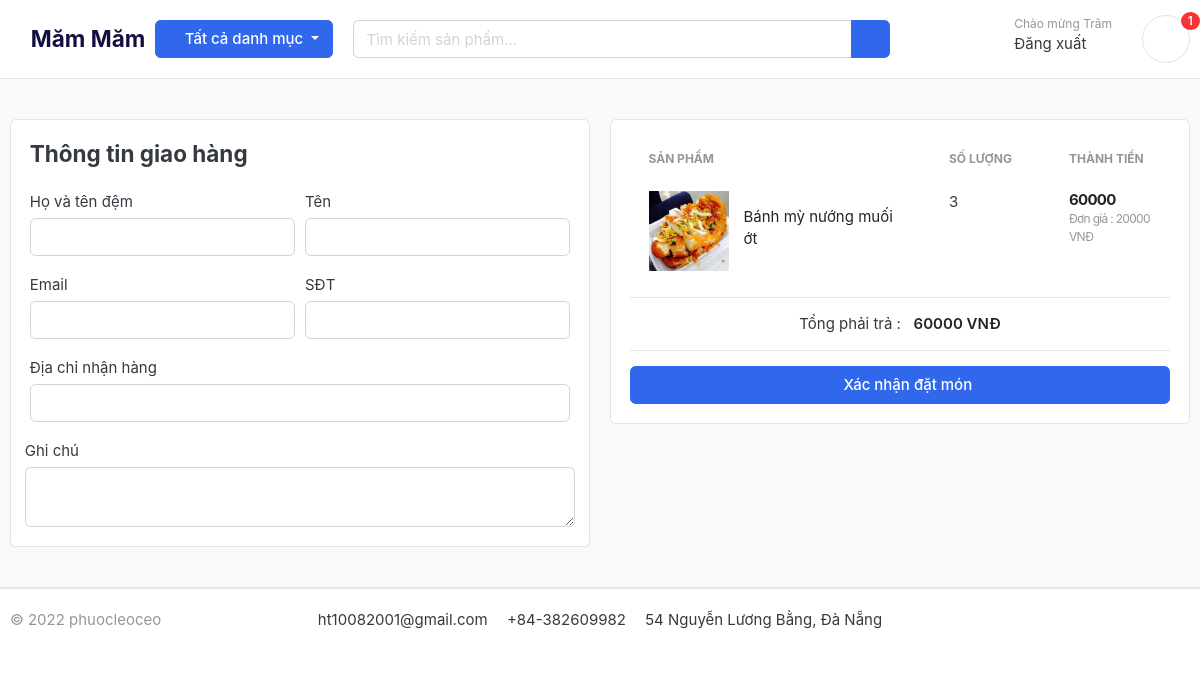
The page /cart/checkout (signed in) on the database as committed earlier.
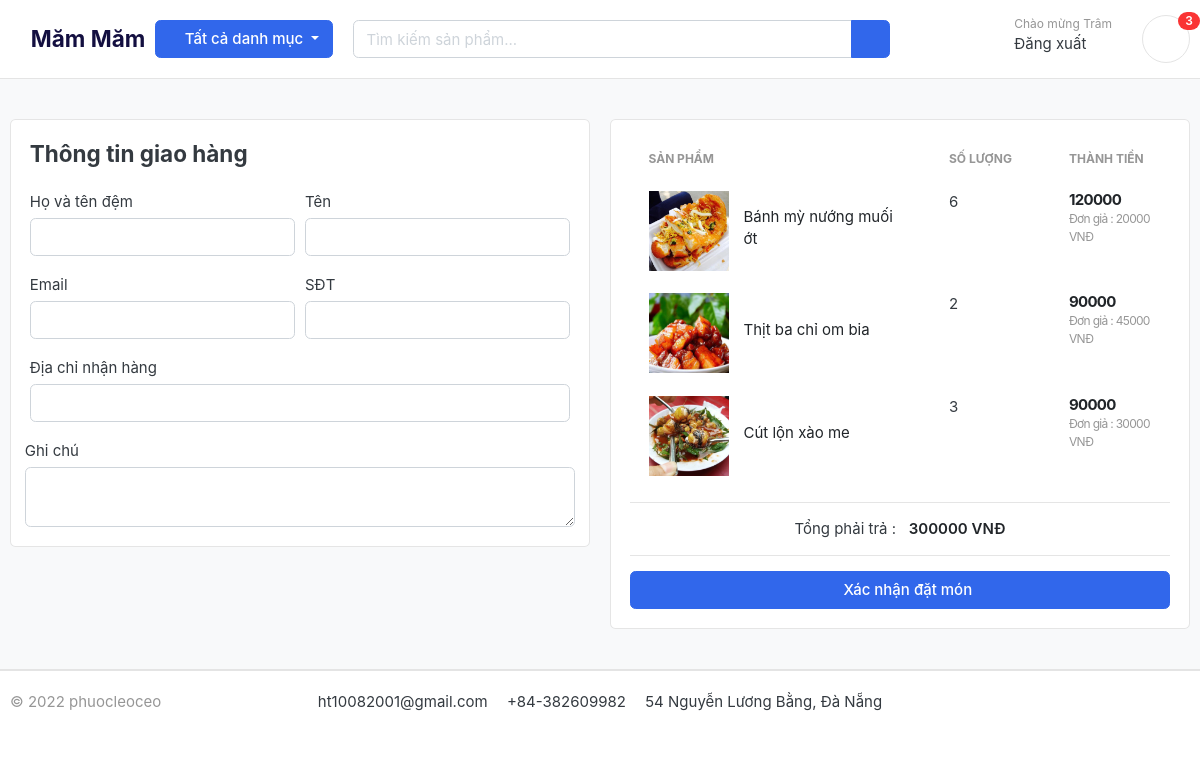
The same page on the database as committed later.
### cart/models.py (models this page shows, shortened)
class CartItem(models.Model):
    product = models.ForeignKey(Product, on_delete=models.CASCADE)
    cart = models.ForeignKey(Cart, on_delete=models.CASCADE)
    quantity = models.IntegerField()
    is_active = models.BooleanField(default=True)
    user = models.ForeignKey(User, on_delete=models.CASCADE, null=True)
    def cart_total(self):
        return self.product.price * self.quantity

### product/models.py (models this page shows, shortened)
class Product(models.Model):
    name = models.CharField(max_length=100, unique=True)
    slug = models.SlugField(max_length=50, unique=True, allow_unicode=True)
    price = models.IntegerField()
    description = models.TextField(max_length=500, blank=True)
    image = models.ImageField(upload_to='photos/products')
    is_available = models.BooleanField(default=True)
    created_date = models.DateTimeField(auto_now_add=True)
    modified_date = models.DateTimeField(auto_now=True)
    category = models.ForeignKey(Category, on_delete=models.CASCADE)
    class Meta:
        verbose_name = "product"
        verbose_name_plural = "products"
    def get_detail(self):
        return reverse("product_detail", args=[self.slug])

### cart/views.py (the view)
# urls.py: path("checkout", views.checkout, name="checkout")
@login_required(login_url="login")
def checkout(request):
    total = 0
    cart_items = None
    try:
        if request.user.is_authenticated:
            cart_items = CartItem.objects.filter(user=request.user, is_active=True)
        else:
            cart = Cart.objects.get(cart_id=cart_id_from_session(request))
            cart_items = CartItem.objects.filter(cart=cart, is_active=True)
        for ci in cart_items:
            total += ci.cart_total()
    except ObjectDoesNotExist:
        pass
    return render(request=request, template_name="cart/checkout.html",
                  context={"total": total, "cart_items": cart_items})

### cart/context_processors.py (called while the page is built)
def cart_count(request):
    cart_count_badge = 0
    if "admin" in request.path:
        return {}
    else:
        try:
            cart = Cart.objects.filter(cart_id=cart_id_from_session(request))
            if request.user.is_authenticated:
                cart_items = CartItem.objects.all().filter(user=request.user)
            else:
                cart_items = CartItem.objects.all().filter(cart=cart[:1])
            cart_count_badge = cart_items.count()
        except Cart.DoesNotExist:
            cart_count_badge = 0
    return dict(cart_count_badge=cart_count_badge)

### cart/views.py (called while the page is built)
def cart_id_from_session(request):
    cart_id = request.session.session_key
    if not cart_id:
        cart_id = request.session.create()
    return cart_id

### category/context_processors.py (called while the page is built)
def header_menu_links(request):
    links = Category.objects.all()
    return dict(links=links)

### category/models.py (called while the page is built)
    def get_product(self):
        return reverse("product_by_category", args=[self.slug])

### templates/cart/checkout.html (shortened to what the changed rows need)
{% extends 'base.html' %}
{% load static %}
{% block content %}
<section class="section-content padding-y bg">
    <div class="container">
        <div class="row">
            <aside class="col-lg-6">
                <div class="card">
                    <div class="card-body">
                        <table class="table table-borderless table-shopping-cart">
                            <thead class="text-muted">
                                <tr class="small text-uppercase">
                                    <th scope="col">Sản phẩm</th>
                                    <th scope="col" width="120">Số lượng</th>
                                    <th scope="col" width="120">Thành tiền</th>
                                </tr>
                            </thead>
                            <tbody>
                                {% for ci in cart_items %}
                                <tr>
                                    <td>
                                        <figure class="itemside align-items-center">
                                            <div class="aside">
                                                <img src="{{ ci.product.image.url }}" class="img-sm">
                                            </div>
                                            <figcaption class="info">
                                                <a href="{{ ci.product.get_detail }}" class="title text-dark">
                                                    {{ ci.product.name }}
                                                </a>
                                            </figcaption>
                                        </figure>
                                    </td>
                                    <td>
                                        <label for="">{{ci.quantity}}</label>
                                    </td>
                                    <td>
                                        <div class="price-wrap">
                                            <var class="price">{{ ci.cart_total }}</var>
                                            <small class="text-muted">Đơn giả : {{ ci.product.price }} VNĐ</small>
                                        </div>
                                    </td>
                                </tr>
                                {% endfor %}
                            </tbody>
                        </table>
                        <div style="text-align:center;">
                            <span>Tổng phải trả : </span>
                            <span class="text-right text-dark b">
                                {{ total }} VNĐ
                            </span>
                        </div>
                    </div>
                </div>
            </aside>
        </div>
    </div>
</section>
{% endblock %}

### templates/partial/header.html (shortened to what this page needs)
{% load static %}
<header class="section-header">
    <section class="header-main border-bottom">
        <div class="container">
            <div class="row align-items-center">
                <a href="/" class="brand-wrap" style="font-size: 1.5rem; font-weight: bolder; color: #130f40;">
                    <i class="fas fa-utensils" style="padding-right: .5rem;color: #27ae60;font-size: 30px;"></i>Măm Măm
                </a>
                <div class="col-lg col-sm col-md col-6 flex-grow-0">
                    <div class="category-wrap dropdown d-inline-block float-right">
                        <button type="button" class="btn btn-primary dropdown-toggle" data-toggle="dropdown">
                            <i class="fa fa-bars"></i> Tất cả danh mục
                        </button>
                    </div>
                </div>
                <div class="col-lg  col-md-6 col-sm-12 col">
                    <form action="{% url 'product_search' %}" method="get" class="search">
                        <div class="input-group w-100">
                            <input type="text" class="form-control" style="width:60%;"
                                placeholder="Tìm kiếm sản phẩm..." name="product_search">
                            <div class="input-group-append">
                                <button class="btn btn-primary" type="submit">
                                    <i class="fa fa-search"></i>
                                </button>
                            </div>
                        </div>
                    </form>
                </div>
                <div class="col-lg-3 col-sm-6 col-8 order-2 order-lg-3">
                    <div class="d-flex justify-content-end mb-3 mb-lg-0">
                        {% if user.id is None %}
                        <div class="widget-header">
                            <small class="title text-muted">Chào mừng !</small>
                            <div>
                                <a href="/user/login">Đăng nhập</a> <span class="dark-transp"> | </span>
                                <a href="/user/register"> Đăng ký</a>
                            </div>
                        </div>
                        {% else %}
                        <div class="widget-header">
                            <small class="title text-muted">Chào mừng {{ user.last_name }}</small>
                            <div>
                                <a href="/user/logout">Đăng xuất</span>
                            </div>
                        </div>
                        {% endif %}
                        <a href="/cart" class="widget-header pl-3 ml-3">
                            <div class="icon icon-sm rounded-circle border"><i class="fa fa-shopping-cart"></i>
                            </div>
                            <span class="badge badge-pill badge-danger notify">
                                {{ cart_count_badge }}
                            </span>
                        </a>
                    </div>
                </div>
            </div>
        </div>
    </section>
</header>

Rows that differ between the two databases and show on the page:
changed CartItem "Bánh mỳ nướng muối ớt": quantity "3" → "6"; cart_total "60000" → "120000"
added CartItem: product.image (picture), product.name "Thịt ba chỉ om bia", quantity "2", cart_total "90000", product.price "45000"
added CartItem: product.image (picture), product.name "Cút lộn xào me", quantity "3", cart_total "90000", product.price "30000"
Other text that changed with them:
{{ cart_count_badge }}: "1" → "3"
{{ total }}: "60000" → "300000"
